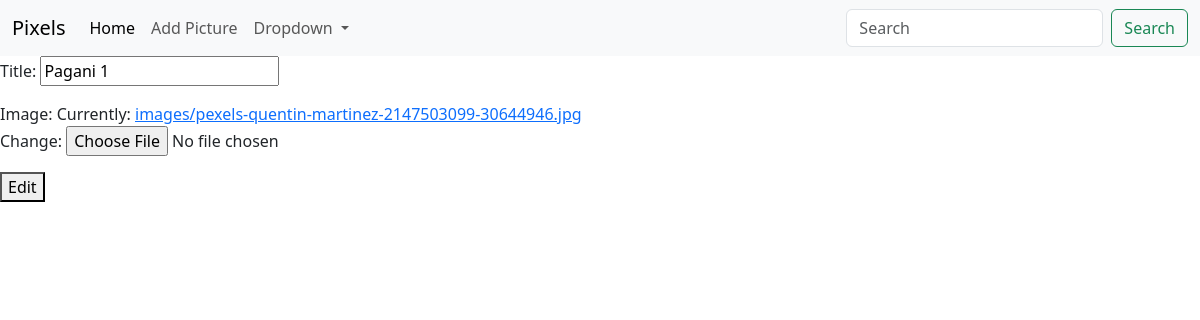
Page /update/3/ on the earlier database version.
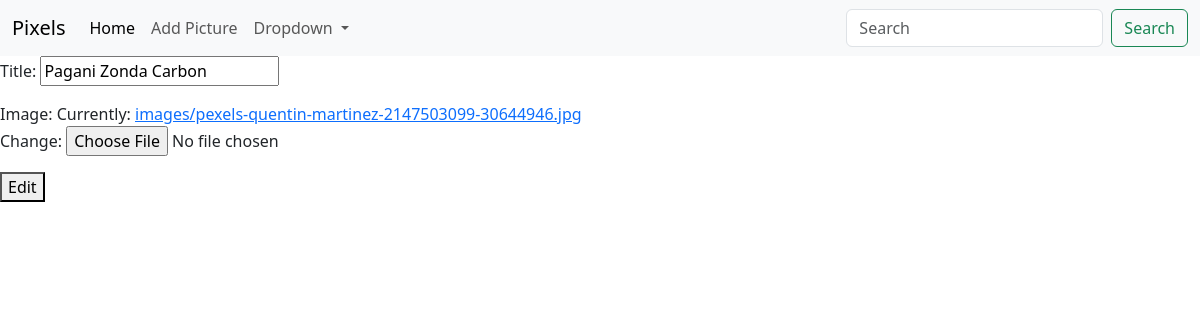
Same page on the later database version.
### gallery/models.py (models this page shows, shortened)
class Picture(models.Model):
    title = models.CharField(max_length=255, null=False, blank=False)
    image = models.ImageField(upload_to="images/", null=False)
    created_at = models.DateTimeField(auto_now_add=True)
    updated_at = models.DateTimeField(auto_now=True)

### gallery/views.py (the view)
# urls.py: path("update/<int:id>/", update_image, name="update_image"),
def update_image(request, id):
    image = Picture.objects.filter(id=id).first()
    if request.method == "POST":
        form = PictureForm(request.POST, request.FILES, instance=image)
        if form.is_valid():
            form.save()
            return redirect("home")
    else:
        form = PictureForm(instance=image)
    context = { "form" : form }
    return render(request, "edit_picture.html", context)

### gallery/forms.py
class PictureForm(forms.ModelForm):
    class Meta:
        model = Picture
        fields = ["title", "image"]

### templates/edit_picture.html (shortened to what this page needs)
<!DOCTYPE html>
<html lang="en">
<head>
    <link
    href="https://cdn.jsdelivr.net/npm/bootstrap@5.3.3/dist/css/bootstrap.min.css"
    rel="stylesheet"
    >
</head>
<body>
    <nav class="navbar navbar-expand-lg bg-body-tertiary">
        <div class="container-fluid">
            <a class="navbar-brand" href="#">Pixels</a>
            <div class="collapse navbar-collapse" id="navbarSupportedContent">
                <ul class="navbar-nav me-auto mb-2 mb-lg-0">
                    <li class="nav-item">
                        <a
                            class="nav-link active"
                            aria-current="page"
                            href="{% url 'home' %}"
                        >
                            Home
                        </a>
                    </li>
                    <li class="nav-item">
                        <a class="nav-link" href="{% url 'adding_page' %}">Add Picture</a>
                    </li>
                    <li class="nav-item dropdown">
                        <a
                            class="nav-link dropdown-toggle"
                            href="#"
                            role="button"
                            data-bs-toggle="dropdown"
                            aria-expanded="false"
                        >
                            Dropdown
                        </a>
                    </li>
                </ul>
                <form class="d-flex" role="search">
                    <input
                        class="form-control me-2"
                        type="search"
                        placeholder="Search"
                        aria-label="Search"
                    >
                    <button class="btn btn-outline-success" type="submit">
                        Search
                    </button>
                </form>
            </div>
        </div>
    </nav>
    <form method="POST" enctype="multipart/form-data">
        {{ form.as_p }}
        <button type="submit">Edit</button>
    </form>
</body>
</html>

Differences in the rows shown:
changed Picture: title "Pagani 1" → "Pagani Zonda Carbon"
